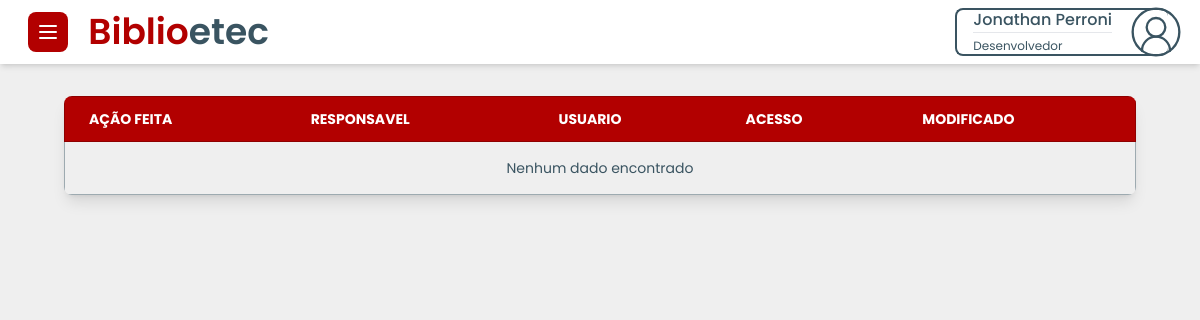
Page /Dev/DevSidebar/Relatorio/historico.php (signed in) on the earlier database version.
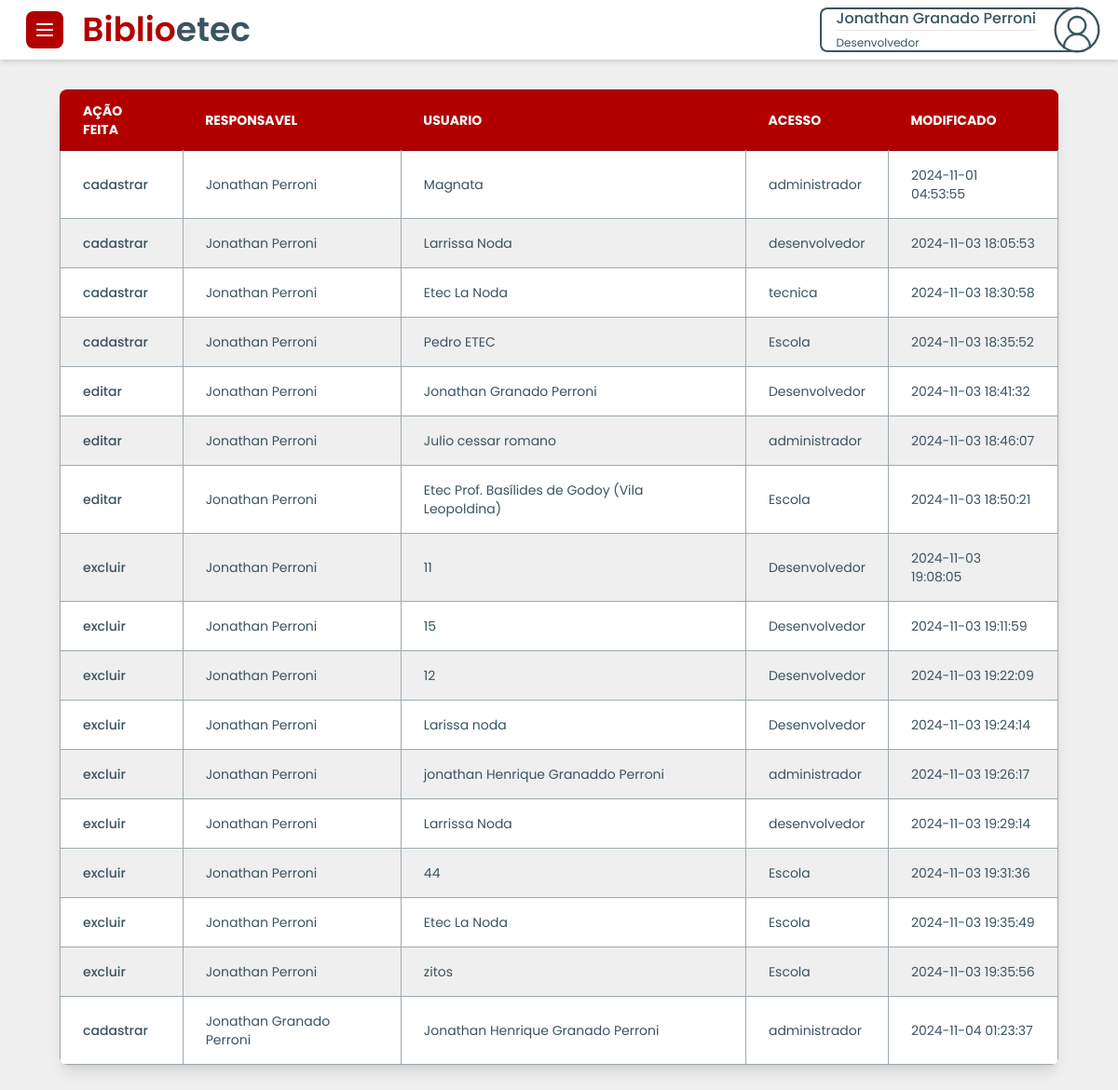
Same page on the later database version.
### tables this page shows
CREATE TABLE `historico_usuarios` (
  `id` int(11) NOT NULL,
  `historico_responsavel` text NOT NULL,
  `historico_acao` text NOT NULL,
  `historico_usuario` text NOT NULL,
  `historico_acesso` text NOT NULL,
  `historico_data_hora` timestamp NOT NULL DEFAULT current_timestamp()
);

### Dev/DevSidebar/Relatorio/historico.php (the view, shortened to what this page needs)
<?php
 include("../../../conexao/conexao.php");
?>
<!DOCTYPE html>
<html lang="pt-br">
<head>
    <script src="https://cdn.tailwindcss.com"></script>
    <link href="https://cdn.jsdelivr.net/npm/flowbite@2.5.1/dist/flowbite.min.css" rel="stylesheet" />
    <link rel="stylesheet" href="../../DevCss/defaults.css">
</head>
<body>
    <nav class="flex justify-between items-center py-2 px-4 bg-white shadow-md">
        <div id="nav-left-side">
            <button data-drawer-target="default-sidebar" data-drawer-toggle="default-sidebar" aria-controls="default-sidebar" type="button" class="inline-flex items-center p-2 ms-3 bg-[var(--primary)] text-sm text-white rounded-lg hover:bg-[var(--primary-emphasis)] focus:outline-none focus:ring-2 focus:ring-gray-200 dark:text-white dark:hover:bg-[var(--primary-emphasis)]">
            </button>
            <a href="#" class="text-4xl mx-4 text-primary font-semibold hidden md:inline" tabindex="-1">Biblio<span class="text-secondary">etec</span></a>
        </div>
        <button id="dropdown-perfil" data-dropdown-toggle="dropdown" class="flex justify-between items-center max-h-12 pl-4 mr-4 bg-white border-2 border-solid border-[var(--secondary)] border-r-0 rounded-lg text-[var(--secondary)] text-left flex-nowrap text-nowrap" type="button">
            <div>
             <span class="text-[var(--secondary)] font-medium"><?php echo $_SESSION['nome']; ?></span>
                <hr>
                <span class="text-xs text-[var(--secondary)]"><?php echo $_SESSION['acesso']; ?></span>
            </div>
        </button>
    </nav>
    <main class="mx-1 sm:mx-16 my-8">
        <div class="relative overflow-x-auto shadow-lg rounded-lg">
            <table class="min-w-full text-sm text-left rtl:text-right text-[var(--secondary)]">
                <thead class="text-sm text-white uppercase bg-[var(--primary)] border border-[var(--primary-emphasis)]">
                    <tr class="">
                        <th scope="col" class="px-6 py-3">Ação Feita</th>
                        <th scope="col" class="px-6 py-3">Responsavel</th>
                        <th scope="col" class="px-6 py-3">Usuario</th>
                        <th scope="col" class="px-6 py-3">Acesso</th>
                        <th scope="col" class="px-6 py-3">Modificado</th>
                    </tr>
                </thead>
                <tbody class="border border-[var(--grey)]">
                <?php
                    $sql = "SELECT historico_acao, historico_responsavel, historico_usuario, historico_acesso, historico_data_hora FROM historico_usuarios";
                    $result = mysqli_query($conn, $sql);
                    if (mysqli_num_rows($result) > 0) {
                        while($row = mysqli_fetch_assoc($result)) {
                            echo '
                            <tr class="odd:bg-white even:bg-[var(--off-white)] border-b border-[var(--grey)]">
                                <th scope="row" class="px-6 py-4 font-medium text-[var(--secondary)] whitespace-nowrap border-r border-[var(--grey)]">
                                    ' . htmlspecialchars($row["historico_acao"]) . '
                                </th>
                                <td class="px-6 py-4 border-r border-[var(--grey)]">' . htmlspecialchars($row["historico_responsavel"]) . '</td>
                                <td class="px-6 py-4 border-r border-[var(--grey)]">' . htmlspecialchars($row["historico_usuario"]) . '</td>
                                <td class="px-6 py-4 border-r border-[var(--grey)]">' . htmlspecialchars($row["historico_acesso"]) . '</td>
                                    <td class="px-6 py-4 border-r border-[var(--grey)]">' . htmlspecialchars($row["historico_data_hora"]) . ' </td>
                            </tr>';
                        }
                    } else {
                        echo '<tr><td colspan="5" class="text-center px-6 py-4">Nenhum dado encontrado</td></tr>';
                    }
                ?>
                </tbody>
            </table>
        </div>
    </main>
</body>
</html>

### Dev/DevCss/defaults.css (style rules this page uses)
:root { --primary: #b20000; --primary-emphasis: #8e0000; --primary-light: #f0bebe; --secondary: #3a5461; --secondary-emphasis: #23323a; --light-grey: #d8dddf; --grey: #9daab0; --dark-grey: #273336; --off-black: #141617; --off-white: #efefef; }
* { box-sizing: border-box !important; font-family: "Poppins", sans-serif !important; }
body { width: 100% !important; display: flex !important; flex-direction: column !important; background-color: var(--off-white) !important; }
.text-primary { color: var(--primary) !important; }
.text-secondary { color: var(--secondary) !important; }

Differences in the rows shown:
added historico_usuarios: historico_acao "cadastrar", historico_responsavel "Jonathan Perroni", historico_usuario "Magnata", historico_acesso "administrador", historico_data_hora "2024-11-01 04:53:55"
added historico_usuarios: historico_acao "cadastrar", historico_responsavel "Jonathan Perroni", historico_usuario "Larrissa Noda", historico_acesso "desenvolvedor", historico_data_hora "2024-11-03 18:05:53"
added historico_usuarios: historico_acao "cadastrar", historico_responsavel "Jonathan Perroni", historico_usuario "Etec La Noda", historico_acesso "tecnica", historico_data_hora "2024-11-03 18:30:58"
added historico_usuarios: historico_acao "cadastrar", historico_responsavel "Jonathan Perroni", historico_usuario "Pedro ETEC", historico_acesso "Escola", historico_data_hora "2024-11-03 18:35:52"
added historico_usuarios: historico_acao "editar", historico_responsavel "Jonathan Perroni", historico_usuario "Jonathan Granado Perroni", historico_acesso "Desenvolvedor", historico_data_hora "2024-11-03 18:41:32"
added historico_usuarios: historico_acao "editar", historico_responsavel "Jonathan Perroni", historico_usuario "Julio cessar romano", historico_acesso "administrador", historico_data_hora "2024-11-03 18:46:07"
added historico_usuarios: historico_acao "editar", historico_responsavel "Jonathan Perroni", historico_usuario "Etec Prof. Basílides de Godoy (Vila Leopoldina)", historico_acesso "Escola", historico_data_hora "2024-11-03 18:50:21"
added historico_usuarios: historico_acao "excluir", historico_responsavel "Jonathan Perroni", historico_usuario "11", historico_acesso "Desenvolvedor", historico_data_hora "2024-11-03 19:08:05"
added historico_usuarios: historico_acao "excluir", historico_responsavel "Jonathan Perroni", historico_usuario "15", historico_acesso "Desenvolvedor", historico_data_hora "2024-11-03 19:11:59"
added historico_usuarios: historico_acao "excluir", historico_responsavel "Jonathan Perroni", historico_usuario "12", historico_acesso "Desenvolvedor", historico_data_hora "2024-11-03 19:22:09"
added historico_usuarios: historico_acao "excluir", historico_responsavel "Jonathan Perroni", historico_usuario "Larissa noda", historico_acesso "Desenvolvedor", historico_data_hora "2024-11-03 19:24:14"
added historico_usuarios: historico_acao "excluir", historico_responsavel "Jonathan Perroni", historico_usuario "jonathan Henrique Granaddo Perroni", historico_acesso "administrador", historico_data_hora "2024-11-03 19:26:17"
added historico_usuarios: historico_acao "excluir", historico_responsavel "Jonathan Perroni", historico_usuario "Larrissa Noda", historico_acesso "desenvolvedor", historico_data_hora "2024-11-03 19:29:14"
added historico_usuarios: historico_acao "excluir", historico_responsavel "Jonathan Perroni", historico_usuario "44", historico_acesso "Escola", historico_data_hora "2024-11-03 19:31:36"
added historico_usuarios: historico_acao "excluir", historico_responsavel "Jonathan Perroni", historico_usuario "Etec La Noda", historico_acesso "Escola", historico_data_hora "2024-11-03 19:35:49"
added historico_usuarios: historico_acao "excluir", historico_responsavel "Jonathan Perroni", historico_usuario "zitos", historico_acesso "Escola", historico_data_hora "2024-11-03 19:35:56"
added historico_usuarios: historico_acao "cadastrar", historico_responsavel "Jonathan Granado Perroni", historico_usuario "Jonathan Henrique Granado Perroni", historico_acesso "administrador", historico_data_hora "2024-11-04 01:23:37"
Other differences:
$_SESSION['nome']: "Jonathan Perroni" → "Jonathan Granado Perroni"
text no longer shown: "Nenhum dado encontrado"
